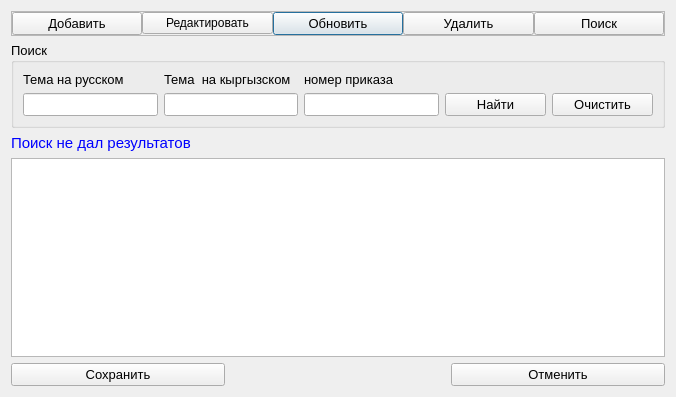
<?xml version="1.0" encoding="UTF-8"?>
<ui version="4.0">
 <class>ThemeDiplomProekta</class>
 <widget class="QDialog" name="ThemeDiplomProekta">
  <property name="geometry">
   <rect>
    <x>0</x>
    <y>0</y>
    <width>676</width>
    <height>397</height>
   </rect>
  </property>
  <property name="windowTitle">
   <string>Темы дипломных работ</string>
  </property>
  <layout class="QGridLayout" name="gridLayout_3" columnstretch="0,0,0">
   <item row="0" column="0" colspan="3">
    <widget class="QFrame" name="frame">
     <property name="frameShape">
      <enum>QFrame::StyledPanel</enum>
     </property>
     <property name="frameShadow">
      <enum>QFrame::Raised</enum>
     </property>
     <layout class="QGridLayout" name="gridLayout">
      <property name="leftMargin">
       <number>0</number>
      </property>
      <property name="topMargin">
       <number>0</number>
      </property>
      <property name="rightMargin">
       <number>0</number>
      </property>
      <property name="bottomMargin">
       <number>0</number>
      </property>
      <property name="horizontalSpacing">
       <number>0</number>
      </property>
      <item row="0" column="2">
       <widget class="QPushButton" name="pushButton_update">
        <property name="font">
         <font>
          <pointsize>10</pointsize>
         </font>
        </property>
        <property name="text">
         <string>Обновить</string>
        </property>
        <property name="icon">
         <iconset resource="resourses.qrc">
          <normaloff>:/img/img/refresh.png</normaloff>:/img/img/refresh.png</iconset>
        </property>
       </widget>
      </item>
      <item row="0" column="3">
       <widget class="QPushButton" name="pushButton_dell">
        <property name="font">
         <font>
          <pointsize>10</pointsize>
         </font>
        </property>
        <property name="text">
         <string>Удалить</string>
        </property>
        <property name="icon">
         <iconset resource="resourses.qrc">
          <normaloff>:/img/img/delete.png</normaloff>:/img/img/delete.png</iconset>
        </property>
       </widget>
      </item>
      <item row="0" column="0">
       <widget class="QPushButton" name="pushButton_add">
        <property name="font">
         <font>
          <pointsize>10</pointsize>
         </font>
        </property>
        <property name="text">
         <string>Добавить</string>
        </property>
        <property name="icon">
         <iconset resource="resourses.qrc">
          <normaloff>:/img/img/add.png</normaloff>:/img/img/add.png</iconset>
        </property>
       </widget>
      </item>
      <item row="0" column="4">
       <widget class="QPushButton" name="pushButton_search">
        <property name="font">
         <font>
          <pointsize>10</pointsize>
         </font>
        </property>
        <property name="text">
         <string>Поиск</string>
        </property>
        <property name="icon">
         <iconset resource="resourses.qrc">
          <normaloff>:/img/img/find.png</normaloff>:/img/img/find.png</iconset>
        </property>
       </widget>
      </item>
      <item row="0" column="1">
       <widget class="QPushButton" name="pushButton_edit">
        <property name="text">
         <string>Редактировать</string>
        </property>
        <property name="icon">
         <iconset resource="resourses.qrc">
          <normaloff>:/img/img/edit.png</normaloff>:/img/img/edit.png</iconset>
        </property>
       </widget>
      </item>
     </layout>
    </widget>
   </item>
   <item row="1" column="0" colspan="3">
    <widget class="QGroupBox" name="groupBox_search">
     <property name="font">
      <font>
       <pointsize>10</pointsize>
      </font>
     </property>
     <property name="title">
      <string>Поиск</string>
     </property>
     <layout class="QGridLayout" name="gridLayout_2" columnstretch="4,4,4,3,3">
      <item row="2" column="3">
       <widget class="QPushButton" name="pushButton_find">
        <property name="font">
         <font>
          <pointsize>10</pointsize>
         </font>
        </property>
        <property name="text">
         <string>Найти</string>
        </property>
        <property name="icon">
         <iconset resource="resourses.qrc">
          <normaloff>:/img/img/findOk.png</normaloff>:/img/img/findOk.png</iconset>
        </property>
       </widget>
      </item>
      <item row="1" column="1">
       <widget class="QLabel" name="label_2">
        <property name="font">
         <font>
          <pointsize>10</pointsize>
         </font>
        </property>
        <property name="text">
         <string>Тема  на кыргызском</string>
        </property>
       </widget>
      </item>
      <item row="1" column="0">
       <widget class="QLabel" name="label">
        <property name="font">
         <font>
          <pointsize>10</pointsize>
         </font>
        </property>
        <property name="text">
         <string>Тема на русском</string>
        </property>
       </widget>
      </item>
      <item row="2" column="0">
       <widget class="QLineEdit" name="lineEdit_themeRus">
        <property name="font">
         <font>
          <pointsize>10</pointsize>
         </font>
        </property>
        <property name="clearButtonEnabled">
         <bool>true</bool>
        </property>
       </widget>
      </item>
      <item row="1" column="2">
       <widget class="QLabel" name="label_3">
        <property name="font">
         <font>
          <pointsize>10</pointsize>
         </font>
        </property>
        <property name="text">
         <string>номер приказа</string>
        </property>
       </widget>
      </item>
      <item row="2" column="2">
       <widget class="QLineEdit" name="lineEdit_nomer_prikaza">
        <property name="clearButtonEnabled">
         <bool>true</bool>
        </property>
       </widget>
      </item>
      <item row="2" column="1">
       <widget class="QLineEdit" name="lineEdit_Theme_kg">
        <property name="font">
         <font>
          <pointsize>10</pointsize>
         </font>
        </property>
        <property name="clearButtonEnabled">
         <bool>true</bool>
        </property>
       </widget>
      </item>
      <item row="2" column="4">
       <widget class="QPushButton" name="pushButton_clear">
        <property name="font">
         <font>
          <pointsize>10</pointsize>
         </font>
        </property>
        <property name="text">
         <string>Очистить</string>
        </property>
        <property name="icon">
         <iconset resource="resourses.qrc">
          <normaloff>:/img/img/clear.png</normaloff>:/img/img/clear.png</iconset>
        </property>
       </widget>
      </item>
     </layout>
    </widget>
   </item>
   <item row="2" column="0" colspan="2">
    <widget class="QLabel" name="label_result">
     <property name="font">
      <font>
       <pointsize>11</pointsize>
      </font>
     </property>
     <property name="styleSheet">
      <string notr="true">color:rgb(0, 0, 255)</string>
     </property>
     <property name="text">
      <string>Поиск не дал результатов</string>
     </property>
    </widget>
   </item>
   <item row="3" column="0" colspan="3">
    <widget class="QTableView" name="tableView_Theme_Dipl">
     <property name="font">
      <font>
       <pointsize>10</pointsize>
      </font>
     </property>
     <property name="styleSheet">
      <string notr="true">QTableView::item 
{
 border: 1px solid #d9d9d9; 
 border-top-color: transparent; 
 border-bottom-color: transparent;
} 
QTableView::item:hover
 { 
 background: qlineargradient(x1: 0, y1: 0,- x2: 0, y2: 1, stop: 0 #e7effd, stop: 1 #cbdaf1); 
border: 1px solid #bfcde4;
color:rgb(85, 170, 255);
}   
QTableView::item:selected
 { 
background: qlineargradient(x1: 0, y1: 0, x2: 0, y2: 1, stop: 0 #e7effd, stop: 1 #cbdaf1); 
border: 1px solid #567dbc; 
color:rgb(24, 85, 255); 
} 
</string>
     </property>
     <property name="alternatingRowColors">
      <bool>true</bool>
     </property>
     <property name="selectionMode">
      <enum>QAbstractItemView::SingleSelection</enum>
     </property>
     <property name="selectionBehavior">
      <enum>QAbstractItemView::SelectItems</enum>
     </property>
     <property name="wordWrap">
      <bool>true</bool>
     </property>
    </widget>
   </item>
   <item row="5" column="1">
    <widget class="QLabel" name="label_naideno">
     <property name="font">
      <font>
       <pointsize>14</pointsize>
      </font>
     </property>
     <property name="styleSheet">
      <string notr="true">color:rgb(85, 0, 255)</string>
     </property>
     <property name="text">
      <string/>
     </property>
    </widget>
   </item>
   <item row="5" column="0">
    <widget class="QPushButton" name="pushButton_save">
     <property name="font">
      <font>
       <pointsize>10</pointsize>
      </font>
     </property>
     <property name="text">
      <string>Сохранить</string>
     </property>
     <property name="icon">
      <iconset resource="resourses.qrc">
       <normaloff>:/img/img/save.png</normaloff>:/img/img/save.png</iconset>
     </property>
    </widget>
   </item>
   <item row="5" column="2">
    <widget class="QPushButton" name="pushButton_cancel">
     <property name="font">
      <font>
       <pointsize>10</pointsize>
      </font>
     </property>
     <property name="text">
      <string>Отменить</string>
     </property>
     <property name="icon">
      <iconset resource="resourses.qrc">
       <normaloff>:/img/img/cancel.png</normaloff>:/img/img/cancel.png</iconset>
     </property>
    </widget>
   </item>
  </layout>
 </widget>
 <resources>
  <include location="resourses.qrc"/>
 </resources>
 <connections/>
</ui>
